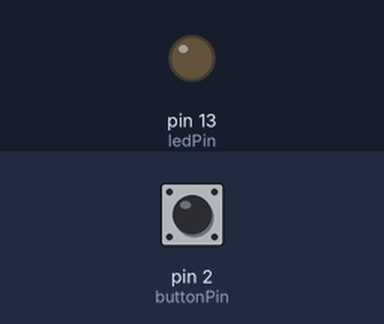
Recording of a sketch running on a simulated Arduino Uno, built with avr-gcc and run on an emulated ATmega328P. On the bench: output pins drawn as LEDs (lit = HIGH). Inputs (shaded band) come from the test bench; at power-on: pin 2 (buttonPin) HIGH.

Above: at 1.2 s.
1.3 s: pin 2 (buttonPin) pulled LOW for 0.15 s
At 2.6 s:
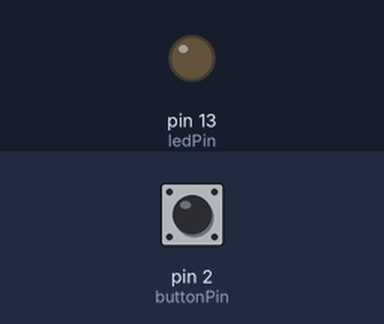
2.9 s: pin 2 (buttonPin) pulled LOW for 3.2 s
At 3.9 s:
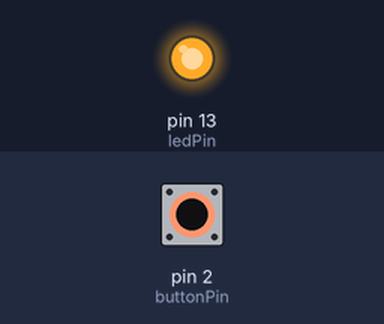
Timing chart, 0 to 7.6 s (numbered marks = the images above; inputs shaded):
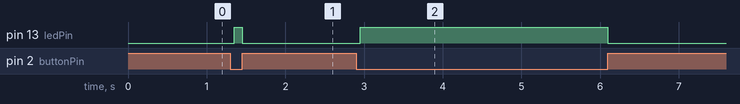

Measured:
- after the input at 1.3 s, pin 13 (ledPin): LOW → HIGH after 0.05 s, → LOW 0.10 s later
- after the input at 2.9 s, pin 13 (ledPin): LOW → HIGH after 0.05 s, → LOW 3.2 s later

The sketch:

Assignment3.ino
```cpp
// Code to use switch bouncing

const int buttonPin = 2;
const int ledPin = 13;

void setup() {
  // Configure the button pin as INPUT with internal pull-up resistor
  pinMode(buttonPin, INPUT_PULLUP);
  pinMode(ledPin, OUTPUT);
  digitalWrite(ledPin, LOW);
}

void loop() {
  int buttonState = digitalRead(buttonPin);  // With INPUT_PULLUP, LOW means the button is pressed
  if (buttonState == LOW)  {
    // Wait for 50 ms to allow switch bouncing to settle
    delay(50);
    buttonState = digitalRead(buttonPin);
    if (buttonState == LOW) {
      digitalWrite(ledPin, HIGH);
    }
  } else {
    digitalWrite(ledPin, LOW);
  }
}
```
